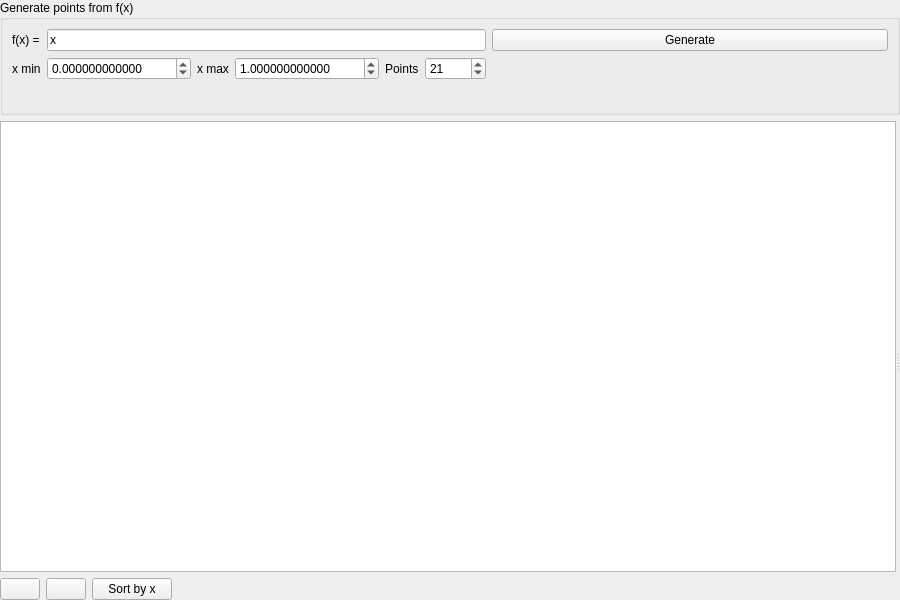
<?xml version="1.0" encoding="UTF-8"?>
<ui version="4.0">
 <class>Lookup1DConfigTab</class>
 <widget class="QWidget" name="Lookup1DConfigTab">
  <property name="geometry">
   <rect>
    <x>0</x>
    <y>0</y>
    <width>900</width>
    <height>600</height>
   </rect>
  </property>
  <layout class="QVBoxLayout" name="main_layout">
   <property name="leftMargin">
    <number>0</number>
   </property>
   <property name="topMargin">
    <number>0</number>
   </property>
   <property name="rightMargin">
    <number>0</number>
   </property>
   <property name="bottomMargin">
    <number>0</number>
   </property>
   <item>
    <widget class="QGroupBox" name="function_generator_group_box">
     <property name="maximumSize">
      <size>
       <width>16777215</width>
       <height>115</height>
      </size>
     </property>
     <property name="title">
      <string>Generate points from f(x)</string>
     </property>
     <layout class="QGridLayout" name="function_generator_layout">
      <item row="0" column="0">
       <widget class="QLabel" name="function_expression_label">
        <property name="text">
         <string>f(x) =</string>
        </property>
       </widget>
      </item>
      <item row="0" column="1" colspan="5">
       <widget class="QLineEdit" name="function_expression_line_edit">
        <property name="toolTip">
         <string>Expression using x, pi, e, and supported symbolic functions; for example sin(pi*x) or x**2</string>
        </property>
        <property name="text">
         <string>x</string>
        </property>
        <property name="placeholderText">
         <string>Example: sin(x)</string>
        </property>
       </widget>
      </item>
      <item row="0" column="6">
       <widget class="QPushButton" name="generate_function_button">
        <property name="toolTip">
         <string>Replace the table with evenly spaced samples of f(x)</string>
        </property>
        <property name="text">
         <string>Generate</string>
        </property>
       </widget>
      </item>
      <item row="1" column="0">
       <widget class="QLabel" name="function_x_minimum_label">
        <property name="text">
         <string>x min</string>
        </property>
       </widget>
      </item>
      <item row="1" column="1">
       <widget class="QDoubleSpinBox" name="function_x_minimum_spin_box">
        <property name="decimals">
         <number>12</number>
        </property>
        <property name="minimum">
         <double>-1e+100</double>
        </property>
        <property name="maximum">
         <double>1e+100</double>
        </property>
        <property name="keyboardTracking">
         <bool>false</bool>
        </property>
       </widget>
      </item>
      <item row="1" column="2">
       <widget class="QLabel" name="function_x_maximum_label">
        <property name="text">
         <string>x max</string>
        </property>
       </widget>
      </item>
      <item row="1" column="3">
       <widget class="QDoubleSpinBox" name="function_x_maximum_spin_box">
        <property name="decimals">
         <number>12</number>
        </property>
        <property name="minimum">
         <double>-1e+100</double>
        </property>
        <property name="maximum">
         <double>1e+100</double>
        </property>
        <property name="value">
         <double>1.000000000000000</double>
        </property>
        <property name="keyboardTracking">
         <bool>false</bool>
        </property>
       </widget>
      </item>
      <item row="1" column="4">
       <widget class="QLabel" name="function_point_count_label">
        <property name="text">
         <string>Points</string>
        </property>
       </widget>
      </item>
      <item row="1" column="5">
       <widget class="QSpinBox" name="function_point_count_spin_box">
        <property name="minimum">
         <number>2</number>
        </property>
        <property name="maximum">
         <number>10000</number>
        </property>
        <property name="value">
         <number>21</number>
        </property>
        <property name="keyboardTracking">
         <bool>false</bool>
        </property>
       </widget>
      </item>
      <item row="1" column="6">
       <spacer name="function_generator_spacer">
        <property name="orientation">
         <enum>Qt::Orientation::Horizontal</enum>
        </property>
        <property name="sizeHint" stdset="0">
         <size>
          <width>40</width>
          <height>20</height>
         </size>
        </property>
       </spacer>
      </item>
      <item row="2" column="0" colspan="7">
       <widget class="QLabel" name="function_error_label">
        <property name="text">
         <string/>
        </property>
        <property name="wordWrap">
         <bool>true</bool>
        </property>
       </widget>
      </item>
     </layout>
    </widget>
   </item>
   <item>
    <widget class="QSplitter" name="content_splitter">
     <property name="orientation">
      <enum>Qt::Orientation::Horizontal</enum>
     </property>
     <widget class="QFrame" name="table_frame">
      <property name="minimumSize">
       <size>
        <width>280</width>
        <height>0</height>
       </size>
      </property>
      <layout class="QVBoxLayout" name="table_layout">
       <property name="leftMargin">
        <number>0</number>
       </property>
       <property name="topMargin">
        <number>0</number>
       </property>
       <property name="rightMargin">
        <number>0</number>
       </property>
       <property name="bottomMargin">
        <number>0</number>
       </property>
       <item>
        <widget class="QTableView" name="points_table">
         <property name="alternatingRowColors">
          <bool>true</bool>
         </property>
         <property name="selectionMode">
          <enum>QAbstractItemView::SelectionMode::ExtendedSelection</enum>
         </property>
         <property name="selectionBehavior">
          <enum>QAbstractItemView::SelectionBehavior::SelectItems</enum>
         </property>
        </widget>
       </item>
       <item>
        <widget class="QFrame" name="table_buttons_frame">
         <property name="maximumSize">
          <size>
           <width>16777215</width>
           <height>40</height>
          </size>
         </property>
         <layout class="QHBoxLayout" name="table_buttons_layout">
          <property name="leftMargin">
           <number>0</number>
          </property>
          <property name="topMargin">
           <number>0</number>
          </property>
          <property name="rightMargin">
           <number>0</number>
          </property>
          <property name="bottomMargin">
           <number>0</number>
          </property>
          <item>
           <widget class="QPushButton" name="add_row_button">
            <property name="focusPolicy">
             <enum>Qt::FocusPolicy::NoFocus</enum>
            </property>
            <property name="toolTip">
             <string>Add point</string>
            </property>
            <property name="text">
             <string/>
            </property>
            <property name="icon">
             <iconset resource="../../../../Icons/icons.qrc">
              <normaloff>:/Icons/icons/plus.png</normaloff>:/Icons/icons/plus.png</iconset>
            </property>
           </widget>
          </item>
          <item>
           <widget class="QPushButton" name="remove_rows_button">
            <property name="focusPolicy">
             <enum>Qt::FocusPolicy::NoFocus</enum>
            </property>
            <property name="toolTip">
             <string>Remove selected points</string>
            </property>
            <property name="text">
             <string/>
            </property>
            <property name="icon">
             <iconset resource="../../../../Icons/icons.qrc">
              <normaloff>:/Icons/icons/minus.png</normaloff>:/Icons/icons/minus.png</iconset>
            </property>
           </widget>
          </item>
          <item>
           <widget class="QPushButton" name="sort_button">
            <property name="focusPolicy">
             <enum>Qt::FocusPolicy::NoFocus</enum>
            </property>
            <property name="toolTip">
             <string>Sort points by x</string>
            </property>
            <property name="text">
             <string>Sort by x</string>
            </property>
           </widget>
          </item>
          <item>
           <spacer name="table_buttons_spacer">
            <property name="orientation">
             <enum>Qt::Orientation::Horizontal</enum>
            </property>
            <property name="sizeHint" stdset="0">
             <size>
              <width>40</width>
              <height>20</height>
             </size>
            </property>
           </spacer>
          </item>
         </layout>
        </widget>
       </item>
      </layout>
     </widget>
     <widget class="QFrame" name="plot_frame">
      <layout class="QVBoxLayout" name="plot_layout">
       <property name="leftMargin">
        <number>0</number>
       </property>
       <property name="topMargin">
        <number>0</number>
       </property>
       <property name="rightMargin">
        <number>0</number>
       </property>
       <property name="bottomMargin">
        <number>0</number>
       </property>
       <item>
        <widget class="GraphsWidget" name="plotter" native="true"/>
       </item>
      </layout>
     </widget>
    </widget>
   </item>
  </layout>
 </widget>
 <customwidgets>
  <customwidget>
   <class>GraphsWidget</class>
   <extends>QWidget</extends>
   <header>VeraGrid.Gui.PlotDialogue.qt_chart_widget</header>
  </customwidget>
 </customwidgets>
 <resources>
  <include location="../../../../Icons/icons.qrc"/>
 </resources>
 <connections/>
</ui>
